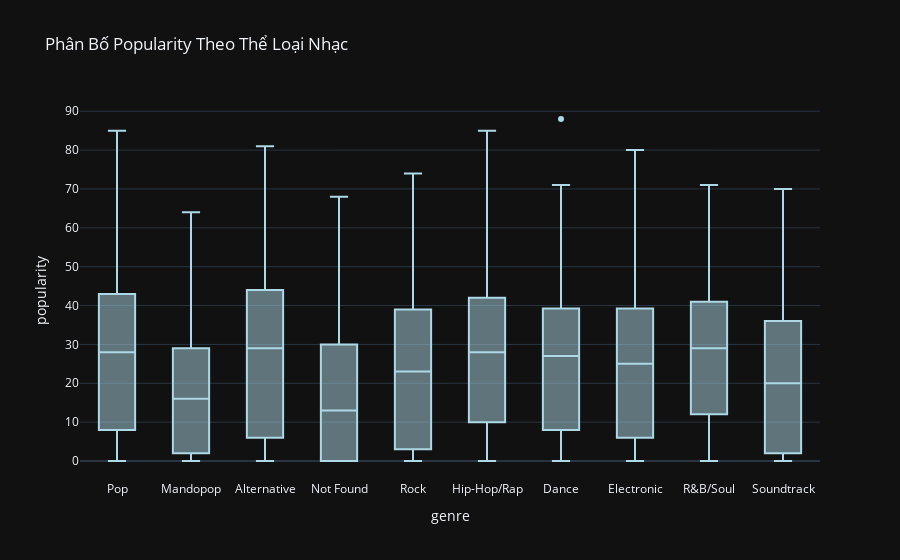

Notebook cell for this chart:
### Markdown cell above
##### 3) Phân Bố Popularity Theo Thể Loại Nhạc

### Code cell
top_genres = df_eda['genre'].value_counts().head(10).index  # Chọn top 10 thể loại
filtered_df = df_eda[df_eda['genre'].isin(top_genres)]

fig = px.box(filtered_df, x='genre', y='popularity',
             title='Phân Bố Popularity Theo Thể Loại Nhạc',
             template='plotly_dark')
fig.update_traces(marker=dict(color='lightblue'))
fig.show()

### Figure 1 — Plotly figure (JSON) as saved in the notebook; plotly's stock layout.template omitted (floating-point values rounded to 4 significant figures; data arrays with more than 128 entries replaced by an {"elided": "..."} marker saying what was removed)
{"data": [{"alignmentgroup": "True", "hovertemplate": "genre=%{x}<br>popularity=%{y}<extra></extra>", "legendgroup": "", "marker": {"color": "lightblue"}, "name": "", "notched": false, "offsetgroup": "", "orientation": "v", "showlegend": false, "type": "box", "x": {"elided": "6005 str values"}, "x0": " ", "xaxis": "x", "y": {"elided": "6005 int values"}, "y0": " ", "yaxis": "y"}], "layout": {"boxmode": "group", "legend": {"tracegroupgap": 0}, "title": {"text": "Phân Bố Popularity Theo Thể Loại Nhạc"}, "xaxis": {"anchor": "y", "domain": [0, 1], "title": {"text": "genre"}}, "yaxis": {"anchor": "x", "domain": [0, 1], "title": {"text": "popularity"}}}}
